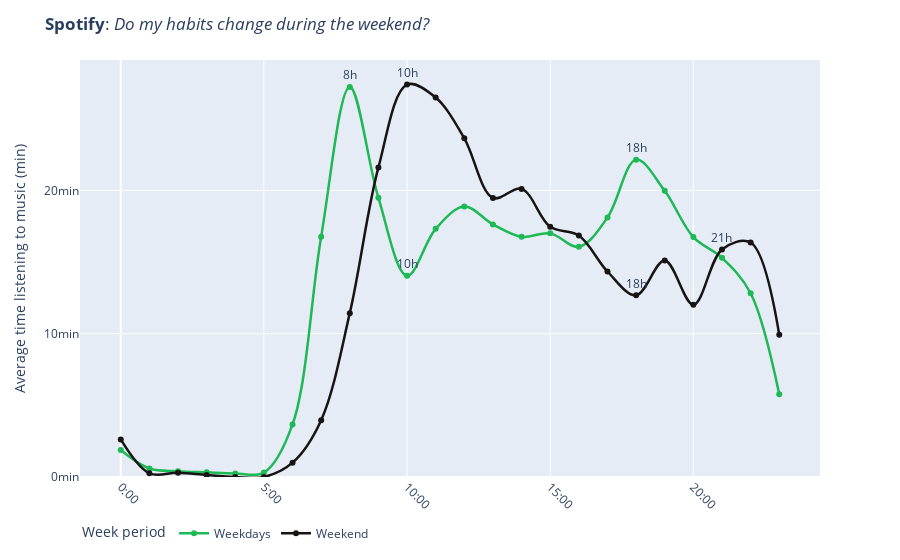

The notebook cell this image was saved under:
### Code cell
fig = px.line(df_weekend, x='hour', y='hour_to_minutes', color='week_period', text='text',
              line_shape='spline', color_discrete_sequence=spotify_colors)

fig.update_traces(mode='lines+markers+text', textposition='top center', line_width=2.5)
fig.update_yaxes(rangemode='tozero', ticksuffix='min', nticks=5)
fig.update_xaxes(title='', ticksuffix=':00', tickangle=45)

fig.update_layout(
    title='<b>Spotify</b>: <i>Do my habits change during the weekend?</i>',
    legend_title='Week period',
    legend_orientation='h',
    yaxis_title='Average time listening to music (min)',
)

fig.show()

### Figure 1 — Plotly figure (JSON) as saved in the notebook; plotly's stock layout.template omitted (floating-point values rounded to 4 significant figures)
{"data": [{"hovertemplate": "week_period=Weekdays<br>hour=%{x}<br>hour_to_minutes=%{y}<br>text=%{text}<extra></extra>", "legendgroup": "Weekdays", "line": {"color": "#1DB954", "dash": "solid", "shape": "spline", "width": 2.5}, "marker": {"symbol": "circle"}, "mode": "lines+markers+text", "name": "Weekdays", "orientation": "v", "showlegend": true, "text": ["", "", "", "", "", "", "", "", "8h", "", "10h", "", "", "", "", "", "", "", "18h", "", "", "", "", ""], "textposition": "top center", "type": "scatter", "x": [0, 1, 2, 3, 4, 5, 6, 7, 8, 9, 10, 11, 12, 13, 14, 15, 16, 17, 18, 19, 20, 21, 22, 23], "xaxis": "x", "y": [1.88, 0.5913, 0.408, 0.3248, 0.2512, 0.3067, 3.669, 16.77, 27.22, 19.48, 14.04, 17.32, 18.87, 17.63, 16.76, 17.0, 16.06, 18.1, 22.15, 19.97, 16.74, 15.3, 12.82, 5.766], "yaxis": "y"}, {"hovertemplate": "week_period=Weekend<br>hour=%{x}<br>hour_to_minutes=%{y}<br>text=%{text}<extra></extra>", "legendgroup": "Weekend", "line": {"color": "#191414", "dash": "solid", "shape": "spline", "width": 2.5}, "marker": {"symbol": "circle"}, "mode": "lines+markers+text", "name": "Weekend", "orientation": "v", "showlegend": true, "text": ["", "", "", "", "", "", "", "", "", "", "10h", "", "", "", "", "", "", "", "18h", "", "", "21h", "", ""], "textposition": "top center", "type": "scatter", "x": [0, 1, 2, 3, 4, 5, 6, 7, 8, 9, 10, 11, 12, 13, 14, 15, 16, 17, 18, 19, 20, 21, 22, 23], "xaxis": "x", "y": [2.619, 0.2533, 0.2969, 0.1324, 0, 0, 0.9991, 3.967, 11.43, 21.61, 27.38, 26.48, 23.63, 19.48, 20.11, 17.46, 16.85, 14.34, 12.68, 15.11, 12.02, 15.88, 16.36, 9.931], "yaxis": "y"}], "layout": {"legend": {"orientation": "h", "title": {"text": "Week period"}, "tracegroupgap": 0}, "margin": {"t": 60}, "title": {"text": "<b>Spotify</b>: <i>Do my habits change during the weekend?</i>"}, "xaxis": {"anchor": "y", "domain": [0, 1], "tickangle": 45, "ticksuffix": ":00", "title": {"text": ""}}, "yaxis": {"anchor": "x", "domain": [0, 1], "nticks": 5, "rangemode": "tozero", "ticksuffix": "min", "title": {"text": "Average time listening to music (min)"}}}}
